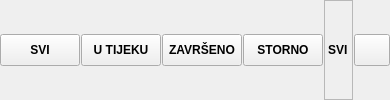
       <widget class="QFrame" name="frame_4">
        <property name="frameShape">
         <enum>QFrame::NoFrame</enum>
        </property>
        <property name="frameShadow">
         <enum>QFrame::Raised</enum>
        </property>
        <layout class="QHBoxLayout" name="horizontalLayout_4">
         <property name="spacing">
          <number>1</number>
         </property>
         <property name="leftMargin">
          <number>0</number>
         </property>
         <property name="topMargin">
          <number>0</number>
         </property>
         <property name="rightMargin">
          <number>0</number>
         </property>
         <property name="bottomMargin">
          <number>0</number>
         </property>
         <item>
          <widget class="QPushButton" name="btnStatusSvi">
           <property name="minimumSize">
            <size>
             <width>0</width>
             <height>32</height>
            </size>
           </property>
           <property name="font">
            <font>
             <weight>75</weight>
             <bold>true</bold>
            </font>
           </property>
           <property name="cursor">
            <cursorShape>PointingHandCursor</cursorShape>
           </property>
           <property name="text">
            <string>SVI</string>
           </property>
           <property name="icon">
            <iconset resource="../../../resources/DonatForm.qrc">
             <normaloff>:/InDonat/Forms/images/icon_bullets.gif</normaloff>:/InDonat/Forms/images/icon_bullets.gif</iconset>
           </property>
           <property name="iconSize">
            <size>
             <width>16</width>
             <height>16</height>
            </size>
           </property>
           <property name="autoExclusive">
            <bool>true</bool>
           </property>
          </widget>
         </item>
         <item>
          <widget class="QPushButton" name="btnStatusUtijeku">
           <property name="minimumSize">
            <size>
             <width>0</width>
             <height>32</height>
            </size>
           </property>
           <property name="font">
            <font>
             <weight>75</weight>
             <bold>true</bold>
            </font>
           </property>
           <property name="cursor">
            <cursorShape>PointingHandCursor</cursorShape>
           </property>
           <property name="text">
            <string>U TIJEKU</string>
           </property>
           <property name="icon">
            <iconset resource="../../../resources/DonatForm.qrc">
             <normaloff>:/InDonat/Forms/images/zuti.JPG</normaloff>:/InDonat/Forms/images/zuti.JPG</iconset>
           </property>
           <property name="autoExclusive">
            <bool>true</bool>
           </property>
          </widget>
         </item>
         <item>
          <widget class="QPushButton" name="btnStatusZavrseno">
           <property name="minimumSize">
            <size>
             <width>0</width>
             <height>32</height>
            </size>
           </property>
           <property name="font">
            <font>
             <weight>75</weight>
             <bold>true</bold>
            </font>
           </property>
           <property name="cursor">
            <cursorShape>PointingHandCursor</cursorShape>
           </property>
           <property name="text">
            <string>ZAVRŠENO</string>
           </property>
           <property name="icon">
            <iconset resource="../../../resources/DonatForm.qrc">
             <normaloff>:/InDonat/Forms/images/zeleni.JPG</normaloff>:/InDonat/Forms/images/zeleni.JPG</iconset>
           </property>
           <property name="autoExclusive">
            <bool>true</bool>
           </property>
          </widget>
         </item>
         <item>
          <widget class="QPushButton" name="btnStatusStorno">
           <property name="minimumSize">
            <size>
             <width>0</width>
             <height>32</height>
            </size>
           </property>
           <property name="font">
            <font>
             <weight>75</weight>
             <bold>true</bold>
            </font>
           </property>
           <property name="cursor">
            <cursorShape>PointingHandCursor</cursorShape>
           </property>
           <property name="text">
            <string>STORNO</string>
           </property>
           <property name="icon">
            <iconset resource="../../../resources/DonatForm.qrc">
             <normaloff>:/InDonat/Forms/images/crveni.JPG</normaloff>:/InDonat/Forms/images/crveni.JPG</iconset>
           </property>
           <property name="autoExclusive">
            <bool>true</bool>
           </property>
          </widget>
         </item>
         <item>
          <widget class="QLabel" name="lblStatusTitle">
           <property name="sizePolicy">
            <sizepolicy hsizetype="Preferred" vsizetype="Preferred">
             <horstretch>0</horstretch>
             <verstretch>0</verstretch>
            </sizepolicy>
           </property>
           <property name="font">
            <font>
             <weight>75</weight>
             <bold>true</bold>
            </font>
           </property>
           <property name="frameShape">
            <enum>QFrame::StyledPanel</enum>
           </property>
           <property name="text">
            <string>SVI</string>
           </property>
           <property name="textInteractionFlags">
            <set>Qt::LinksAccessibleByMouse|Qt::TextSelectableByMouse</set>
           </property>
          </widget>
         </item>
         <item>
          <widget class="QPushButton" name="btnOdabirPrigovorTipova">
           <property name="sizePolicy">
            <sizepolicy hsizetype="Maximum" vsizetype="Fixed">
             <horstretch>0</horstretch>
             <verstretch>0</verstretch>
            </sizepolicy>
           </property>
           <property name="minimumSize">
            <size>
             <width>0</width>
             <height>32</height>
            </size>
           </property>
           <property name="maximumSize">
            <size>
             <width>36</width>
             <height>16777215</height>
            </size>
           </property>
           <property name="cursor">
            <cursorShape>PointingHandCursor</cursorShape>
           </property>
           <property name="toolTip">
            <string>Filter</string>
           </property>
           <property name="icon">
            <iconset resource="../../../resources/DonatForm.qrc">
             <normaloff>:/InDonat/Forms/images/icon_bullets.gif</normaloff>:/InDonat/Forms/images/icon_bullets.gif</iconset>
           </property>
           <property name="iconSize">
            <size>
             <width>16</width>
             <height>16</height>
            </size>
           </property>
           <property name="autoExclusive">
            <bool>true</bool>
           </property>
          </widget>
         </item>
        </layout>
       </widget>
